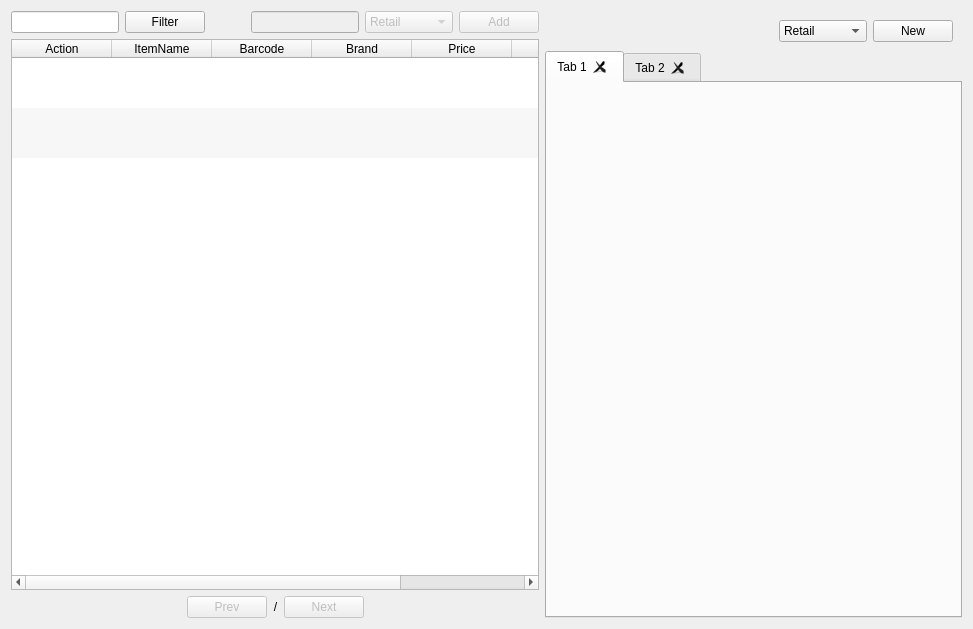
<?xml version="1.0" encoding="UTF-8"?>
<ui version="4.0">
 <class>FormManageSales</class>
 <widget class="QWidget" name="FormManageSales">
  <property name="geometry">
   <rect>
    <x>0</x>
    <y>0</y>
    <width>973</width>
    <height>629</height>
   </rect>
  </property>
  <property name="windowTitle">
   <string>Manage sales</string>
  </property>
  <layout class="QHBoxLayout" name="horizontalLayout_6">
   <item>
    <layout class="QVBoxLayout" name="verticalLayout">
     <item>
      <layout class="QHBoxLayout" name="horizontalLayout_5">
       <item>
        <layout class="QHBoxLayout" name="horizontalLayout">
         <item>
          <widget class="QLineEdit" name="lineEditFilter"/>
         </item>
         <item>
          <widget class="QPushButton" name="pushButtonFilter">
           <property name="text">
            <string>Filter</string>
           </property>
          </widget>
         </item>
        </layout>
       </item>
       <item>
        <spacer name="horizontalSpacer_4">
         <property name="orientation">
          <enum>Qt::Horizontal</enum>
         </property>
         <property name="sizeHint" stdset="0">
          <size>
           <width>40</width>
           <height>20</height>
          </size>
         </property>
        </spacer>
       </item>
       <item>
        <layout class="QHBoxLayout" name="horizontalLayout_4">
         <item>
          <widget class="QLineEdit" name="lineEditBarcode">
           <property name="enabled">
            <bool>false</bool>
           </property>
          </widget>
         </item>
         <item>
          <widget class="QComboBox" name="comboBoxBarcodeFilter">
           <property name="enabled">
            <bool>false</bool>
           </property>
           <item>
            <property name="text">
             <string>Retail</string>
            </property>
           </item>
           <item>
            <property name="text">
             <string>Wholesale</string>
            </property>
           </item>
           <item>
            <property name="text">
             <string>Mixed</string>
            </property>
           </item>
          </widget>
         </item>
         <item>
          <widget class="QPushButton" name="pushButtonAdd">
           <property name="enabled">
            <bool>false</bool>
           </property>
           <property name="text">
            <string>Add</string>
           </property>
          </widget>
         </item>
        </layout>
       </item>
      </layout>
     </item>
     <item>
      <widget class="QTableWidget" name="tableWidgetData">
       <property name="editTriggers">
        <set>QAbstractItemView::NoEditTriggers</set>
       </property>
       <property name="alternatingRowColors">
        <bool>true</bool>
       </property>
       <property name="selectionBehavior">
        <enum>QAbstractItemView::SelectRows</enum>
       </property>
       <property name="verticalScrollMode">
        <enum>QAbstractItemView::ScrollPerPixel</enum>
       </property>
       <property name="horizontalScrollMode">
        <enum>QAbstractItemView::ScrollPerPixel</enum>
       </property>
       <property name="showGrid">
        <bool>false</bool>
       </property>
       <property name="gridStyle">
        <enum>Qt::SolidLine</enum>
       </property>
       <property name="sortingEnabled">
        <bool>false</bool>
       </property>
       <property name="wordWrap">
        <bool>false</bool>
       </property>
       <attribute name="horizontalHeaderCascadingSectionResizes">
        <bool>true</bool>
       </attribute>
       <attribute name="horizontalHeaderHighlightSections">
        <bool>false</bool>
       </attribute>
       <attribute name="horizontalHeaderStretchLastSection">
        <bool>false</bool>
       </attribute>
       <attribute name="verticalHeaderVisible">
        <bool>false</bool>
       </attribute>
       <attribute name="verticalHeaderDefaultSectionSize">
        <number>50</number>
       </attribute>
       <attribute name="verticalHeaderMinimumSectionSize">
        <number>30</number>
       </attribute>
       <row>
        <property name="text">
         <string>New Row</string>
        </property>
       </row>
       <row>
        <property name="text">
         <string>New Row</string>
        </property>
       </row>
       <row>
        <property name="text">
         <string>New Row</string>
        </property>
       </row>
       <column>
        <property name="text">
         <string>Action</string>
        </property>
       </column>
       <column>
        <property name="text">
         <string>ItemName</string>
        </property>
       </column>
       <column>
        <property name="text">
         <string>Barcode</string>
        </property>
       </column>
       <column>
        <property name="text">
         <string>Brand</string>
        </property>
       </column>
       <column>
        <property name="text">
         <string>Price</string>
        </property>
       </column>
       <column>
        <property name="text">
         <string>Available</string>
        </property>
       </column>
       <column>
        <property name="text">
         <string>PromoName</string>
        </property>
       </column>
      </widget>
     </item>
     <item>
      <layout class="QHBoxLayout" name="horizontalLayout_2">
       <item>
        <spacer name="horizontalSpacer">
         <property name="orientation">
          <enum>Qt::Horizontal</enum>
         </property>
         <property name="sizeHint" stdset="0">
          <size>
           <width>40</width>
           <height>20</height>
          </size>
         </property>
        </spacer>
       </item>
       <item>
        <widget class="QPushButton" name="pushButtonPrev">
         <property name="enabled">
          <bool>false</bool>
         </property>
         <property name="text">
          <string>Prev</string>
         </property>
        </widget>
       </item>
       <item>
        <widget class="QLabel" name="labelPageIndicator">
         <property name="text">
          <string>&lt;CurrentPage&gt;/&lt;TotalPage&gt;</string>
         </property>
         <property name="alignment">
          <set>Qt::AlignCenter</set>
         </property>
        </widget>
       </item>
       <item>
        <widget class="QPushButton" name="pushButtonNext">
         <property name="enabled">
          <bool>false</bool>
         </property>
         <property name="text">
          <string>Next</string>
         </property>
        </widget>
       </item>
       <item>
        <spacer name="horizontalSpacer_2">
         <property name="orientation">
          <enum>Qt::Horizontal</enum>
         </property>
         <property name="sizeHint" stdset="0">
          <size>
           <width>40</width>
           <height>20</height>
          </size>
         </property>
        </spacer>
       </item>
      </layout>
     </item>
    </layout>
   </item>
   <item>
    <widget class="QFrame" name="frameRegister">
     <property name="maximumSize">
      <size>
       <width>16777215</width>
       <height>16777215</height>
      </size>
     </property>
     <layout class="QVBoxLayout" name="verticalLayout_2">
      <property name="spacing">
       <number>0</number>
      </property>
      <property name="leftMargin">
       <number>0</number>
      </property>
      <property name="topMargin">
       <number>0</number>
      </property>
      <property name="rightMargin">
       <number>0</number>
      </property>
      <property name="bottomMargin">
       <number>0</number>
      </property>
      <item>
       <widget class="QWidget" name="widget" native="true">
        <layout class="QHBoxLayout" name="horizontalLayout_7">
         <item>
          <widget class="QLabel" name="labelOrderName">
           <property name="text">
            <string>&lt;OrderName&gt;</string>
           </property>
          </widget>
         </item>
         <item>
          <spacer name="horizontalSpacer_3">
           <property name="orientation">
            <enum>Qt::Horizontal</enum>
           </property>
           <property name="sizeHint" stdset="0">
            <size>
             <width>40</width>
             <height>20</height>
            </size>
           </property>
          </spacer>
         </item>
         <item>
          <widget class="QComboBox" name="comboBoxOrderType">
           <item>
            <property name="text">
             <string>Retail</string>
            </property>
           </item>
           <item>
            <property name="text">
             <string>Wholesale</string>
            </property>
           </item>
           <item>
            <property name="text">
             <string>Mixed</string>
            </property>
           </item>
          </widget>
         </item>
         <item>
          <widget class="QPushButton" name="pushButtonNew">
           <property name="text">
            <string>New</string>
           </property>
          </widget>
         </item>
        </layout>
       </widget>
      </item>
      <item>
       <widget class="QTabWidget" name="tabWidgetOrder">
        <property name="tabShape">
         <enum>QTabWidget::Rounded</enum>
        </property>
        <property name="currentIndex">
         <number>0</number>
        </property>
        <property name="documentMode">
         <bool>false</bool>
        </property>
        <property name="tabsClosable">
         <bool>true</bool>
        </property>
        <widget class="QWidget" name="tab">
         <attribute name="title">
          <string>Tab 1</string>
         </attribute>
        </widget>
        <widget class="QWidget" name="tab_2">
         <attribute name="title">
          <string>Tab 2</string>
         </attribute>
        </widget>
       </widget>
      </item>
     </layout>
    </widget>
   </item>
  </layout>
 </widget>
 <resources/>
 <connections/>
</ui>
